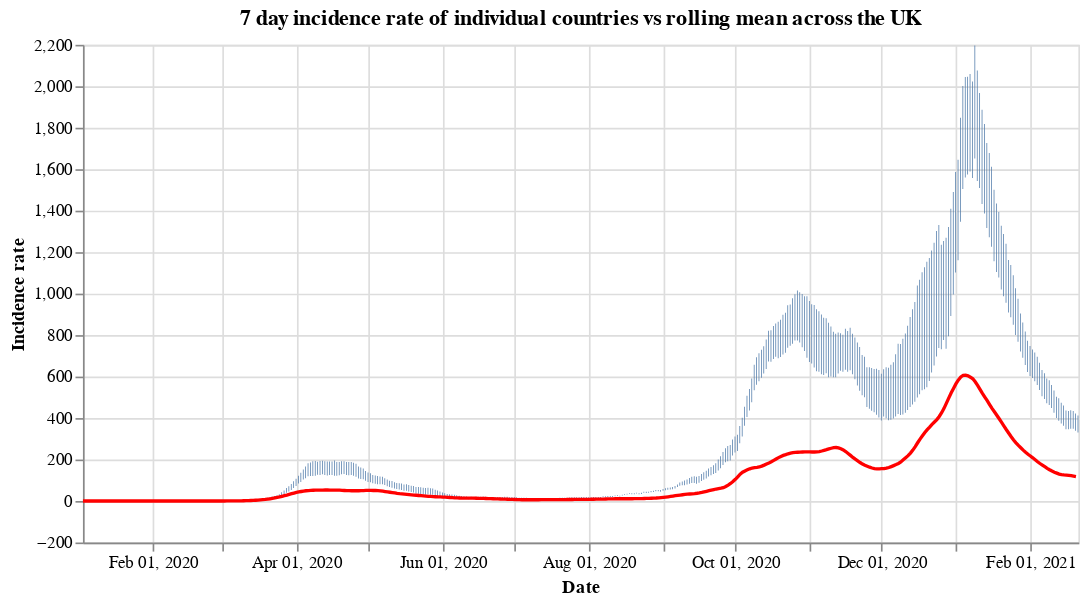

Notebook cell for this chart:
### Code cell
#collapse
countries = uk_cases['areaName'].unique()
countries.sort()

selection = alt.selection_single(
    name='Select',
    fields=['areaName'],
    init={'areaName': 'Wales'},
    bind={'areaName': alt.binding_select(options=countries)}
)

# scatter plot, modify opacity based on selection
bars = alt.Chart(uk_cases).mark_bar().add_selection(
    selection
).encode(
    x=alt.X("yearmonthdate(date):T", axis=alt.Axis(title='Date')),
    y=alt.Y("weeklyCasesRate:Q", axis=alt.Axis(title='Incidence rate')),
    tooltip='weeklyCasesRate:Q',
    opacity=alt.condition(selection, alt.value(1), alt.value(0))
).properties(title=f'7 day incidence rate of individual countries vs rolling mean across the UK', width=600)

line = alt.Chart(overview_cases).mark_line(
    color='red',
    size=2,
).transform_window(
    rolling_mean='mean(weeklyCasesRate)',
    frame=[0, 7]
).encode(
    x='yearmonthdate(date):T',
    y='rolling_mean:Q'
)

alt.layer(bars, line)

### Figure 1 — Vega-Lite specification as saved in the notebook (floating-point values rounded to 4 significant figures; data arrays with more than 128 entries replaced by an {"elided": "..."} marker saying what was removed)
{"config": {"view": {"continuousWidth": 400, "continuousHeight": 300}}, "layer": [{"data": {"name": "data-00bc290f1305c82e54fd5b11c2787bb9"}, "mark": "bar", "encoding": {"opacity": {"condition": {"value": 1, "selection": "Select"}, "value": 0}, "tooltip": {"type": "quantitative", "field": "weeklyCasesRate"}, "x": {"type": "temporal", "axis": {"title": "Date"}, "field": "date", "timeUnit": "yearmonthdate"}, "y": {"type": "quantitative", "axis": {"title": "Incidence rate"}, "field": "weeklyCasesRate"}}, "selection": {"Select": {"type": "single", "fields": ["areaName"], "init": {"areaName": "Wales"}, "bind": {"areaName": {"input": "select", "options": ["England", "Northern Ireland", "Scotland", "Wales"]}}}}, "title": "7 day incidence rate of individual countries vs rolling mean across the UK", "width": 600}, {"data": {"name": "data-4a841adf26dcd8f91b63116964df0c29"}, "mark": {"type": "line", "color": "red", "size": 2}, "encoding": {"x": {"type": "temporal", "field": "date", "timeUnit": "yearmonthdate"}, "y": {"type": "quantitative", "field": "rolling_mean"}}, "transform": [{"window": [{"op": "mean", "field": "weeklyCasesRate", "as": "rolling_mean"}], "frame": [0, 7]}]}], "$schema": "https://vega.github.io/schema/vega-lite/v4.8.1.json", "datasets": {"data-00bc290f1305c82e54fd5b11c2787bb9": {"elided": "1660 records"}, "data-4a841adf26dcd8f91b63116964df0c29": {"elided": "415 records"}}}
